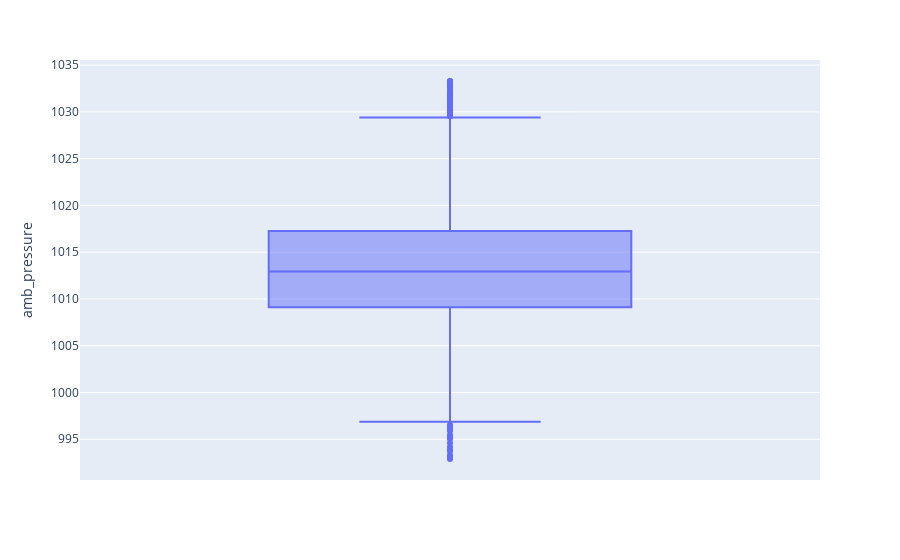

Notebook code for this chart:
### Code cell
fig = px.box(energy_data,y='amb_pressure')
fig.show()

### Figure 1 — Plotly figure (JSON) as saved in the notebook; plotly's stock layout.template omitted (floating-point values rounded to 4 significant figures; data arrays with more than 128 entries replaced by an {"elided": "..."} marker saying what was removed)
{"data": [{"alignmentgroup": "True", "hovertemplate": "amb_pressure=%{y}<extra></extra>", "legendgroup": "", "marker": {"color": "#636efa"}, "name": "", "notched": false, "offsetgroup": "", "orientation": "v", "showlegend": false, "type": "box", "x0": " ", "xaxis": "x", "y": {"elided": "9568 float values"}, "y0": " ", "yaxis": "y"}], "layout": {"boxmode": "group", "legend": {"tracegroupgap": 0}, "margin": {"t": 60}, "xaxis": {"anchor": "y", "domain": [0, 1]}, "yaxis": {"anchor": "x", "domain": [0, 1], "title": {"text": "amb_pressure"}}}}
